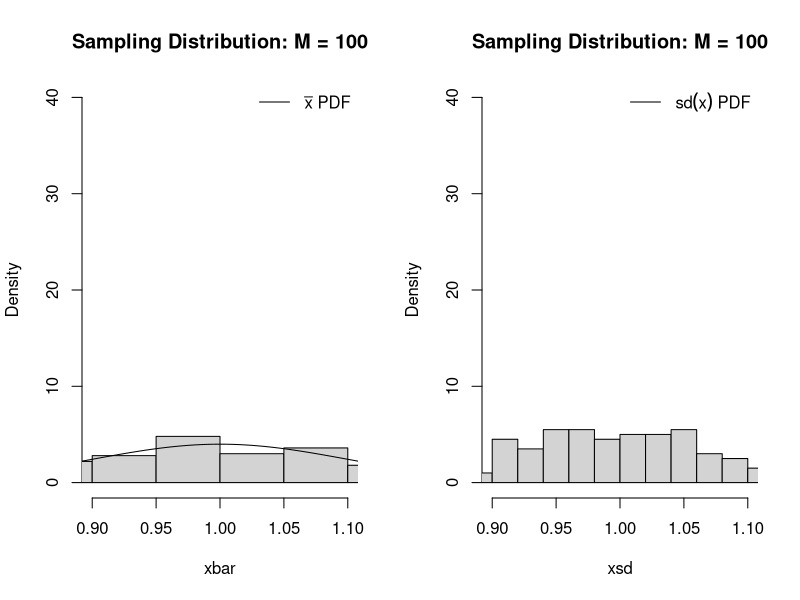
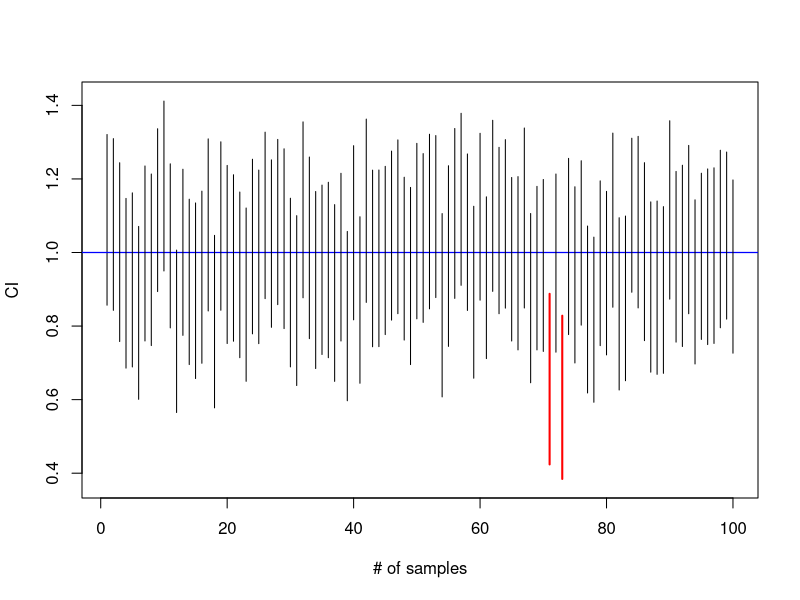

Generate these figures, in order, with R:
# Interpretation of Confidence Intervals
# Example: Population Mean of a Normal Distribution
set.seed(202)
n = 100 # Size of a single sample  
M = c(100) #,200,500) #0,5000,10000,50000,100000,500000) # Number of samples of size n to be drawn

xseq = seq(-0.4+1,1+0.4,length=200)
quartz(width=12,height=8)
par(mfrow=c(1,2))

for(j in 1){
  X = replicate(M[j], rnorm(n,1,1)) 
  xbar = apply(X, 2, mean)
  xsd = apply(X, 2, sd)
  # lbound/ubound correspond to C_L/U_L in the notes
  lbound = qnorm(0.01,xbar,sqrt(xsd)/sqrt(n))
  ubound = qnorm(0.99,xbar,sqrt(xsd)/sqrt(n))
}

count=0
count=sum(lbound<1 & ubound>1,na.rm=TRUE)


  hist(xbar, breaks=20,freq=F, xlim=c(-0.1+1,0.1+1), ylim=c(0,40),
       main=paste("Sampling Distribution: M =",M[j]))
  lines(xseq, dnorm(xseq, mean=1,sd=(1/sqrt(n))))
  legend("topright",expression(bar(x)*" PDF"),lty=1,bty="n")



  hist(xsd, breaks=20,freq=F, xlim=c(-0.1+1,0.1+1), ylim=c(0,40),
    main=paste("Sampling Distribution: M =",M[j]))
    legend("topright",expression(sd(x)*" PDF"),lty=1,bty="n")

   
quartz(width=12,height=8)
par(mfrow=c(1,1))
plot(c(1,1), c(lbound[1], ubound[1]), type='l', 
           ylim=c(min(lbound)-.01, max(ubound)+.01), 
           xlim=c(1,100), xlab='# of samples',
           ylab='CI')
abline(h=1,col="blue",lwd=1.2)
for (i in 2:100){
     if (lbound[i]<1 & ubound[i]>1){
         lines(c(i,i), c(lbound[i], ubound[i]))
       }else{
           lines(c(i,i),c(lbound[i], ubound[i]),col="red",lwd=2)
         }
  }